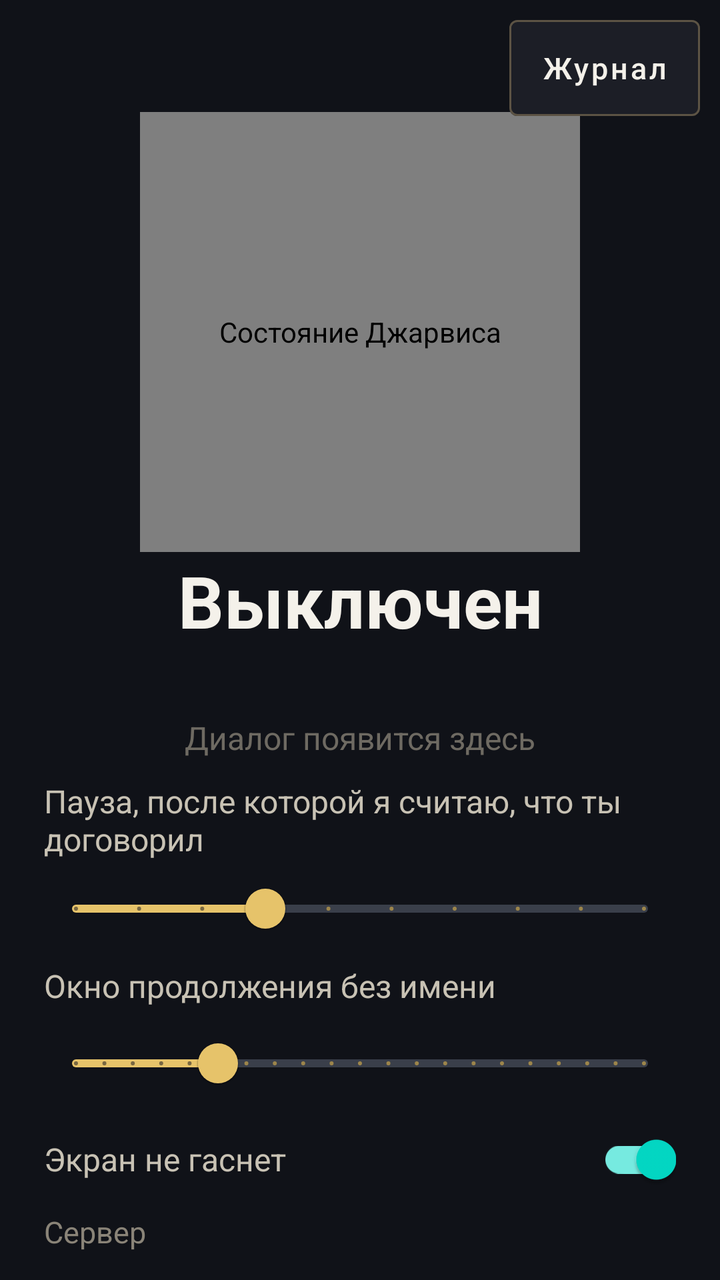
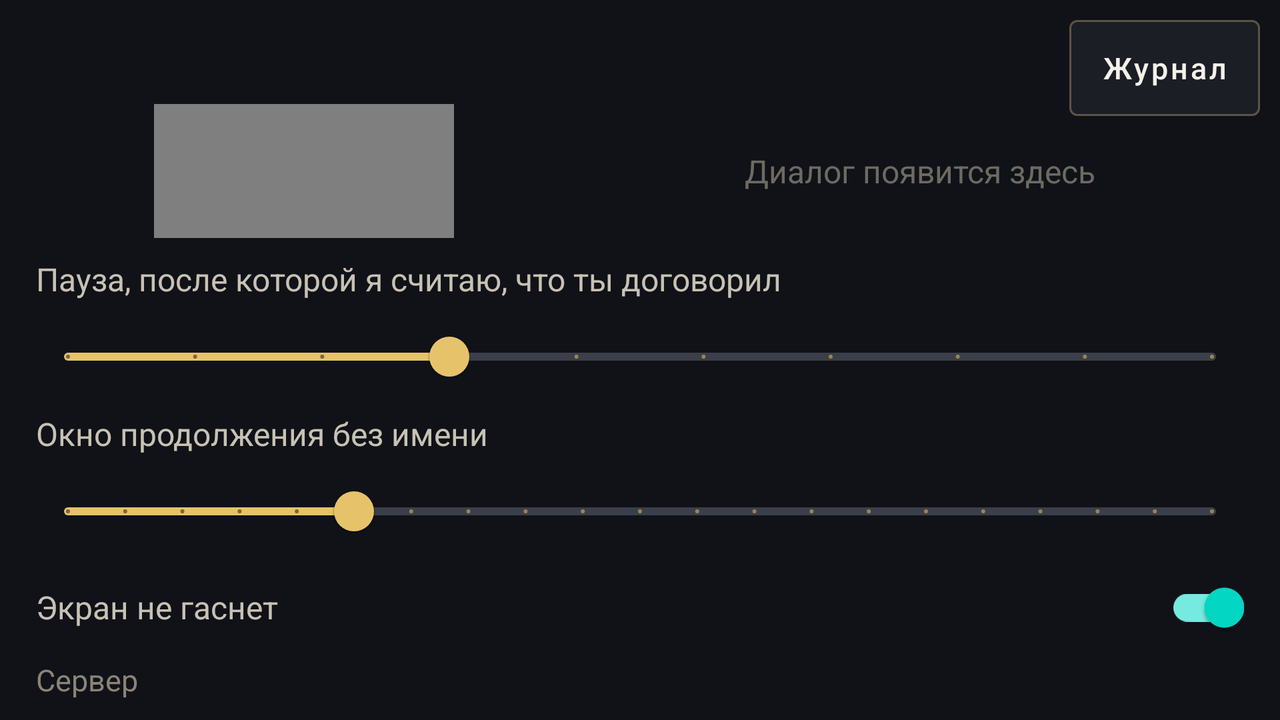

Two renders of one Android screen. The first uses the default layout on a phone; the second uses the alternative layout the repository ships for a different screen configuration, on a matching device. The two XML files are below.
<!-- AndroidManifest.xml: application theme Theme.JarvisTablet -->
<!-- res/layout/activity_main.xml -->
<?xml version="1.0" encoding="utf-8"?>
<FrameLayout xmlns:android="http://schemas.android.com/apk/res/android"
    xmlns:app="http://schemas.android.com/apk/res-auto"
    android:id="@+id/root"
    android:layout_width="match_parent"
    android:layout_height="match_parent"
    android:background="#101218"
    android:fitsSystemWindows="true">

    <LinearLayout
        android:id="@+id/userRoot"
        android:layout_width="match_parent"
        android:layout_height="match_parent"
        android:orientation="vertical"
        android:paddingStart="22dp"
        android:paddingTop="@dimen/user_pad_top"
        android:paddingEnd="22dp"
        android:paddingBottom="10dp">

        <ru.jarvis.tablet.OrbView
            android:id="@+id/orb"
            android:layout_width="@dimen/orb_size"
            android:layout_height="@dimen/orb_size"
            android:layout_gravity="center_horizontal"
            android:contentDescription="@string/user_orb" />

        <TextView
            android:id="@+id/userStatus"
            android:layout_width="match_parent"
            android:layout_height="wrap_content"
            android:gravity="center"
            android:text="@string/user_off"
            android:textColor="#F4F1EA"
            android:textSize="@dimen/user_status"
            android:textStyle="bold" />

        <TextView
            android:id="@+id/userCount"
            android:layout_width="match_parent"
            android:layout_height="wrap_content"
            android:gravity="center"
            android:textColor="#E6C36A"
            android:textSize="26sp"
            android:visibility="gone" />

        <TextView
            android:id="@+id/userHint"
            android:layout_width="match_parent"
            android:layout_height="wrap_content"
            android:gravity="center"
            android:textColor="#A39E93"
            android:textSize="16sp" />

        <FrameLayout
            android:layout_width="match_parent"
            android:layout_height="0dp"
            android:layout_marginTop="8dp"
            android:layout_weight="1">

            <ScrollView
                android:id="@+id/historyScroll"
                android:layout_width="match_parent"
                android:layout_height="match_parent"
                android:fillViewport="true">

                <LinearLayout
                    android:id="@+id/historyBox"
                    android:layout_width="match_parent"
                    android:layout_height="wrap_content"
                    android:orientation="vertical"
                    android:paddingTop="6dp"
                    android:paddingBottom="8dp" />
            </ScrollView>

            <TextView
                android:id="@+id/historyEmpty"
                android:layout_width="match_parent"
                android:layout_height="match_parent"
                android:gravity="center"
                android:text="@string/user_empty"
                android:textColor="#6E6A62"
                android:textSize="16sp" />
        </FrameLayout>

        <include
            android:layout_width="match_parent"
            android:layout_height="wrap_content"
            layout="@layout/include_user_tail" />
    </LinearLayout>

    <include
        android:id="@+id/devRoot"
        layout="@layout/include_dev"
        android:layout_width="match_parent"
        android:layout_height="match_parent"
        android:visibility="gone" />

    <com.google.android.material.button.MaterialButton
        android:id="@+id/modeToggle"
        style="@style/Widget.MaterialComponents.Button.OutlinedButton"
        android:layout_width="wrap_content"
        android:layout_height="48dp"
        android:layout_gravity="top|end"
        android:layout_margin="10dp"
        android:insetTop="0dp"
        android:insetBottom="0dp"
        android:minWidth="88dp"
        android:text="@string/mode_dev"
        android:textAllCaps="false"
        android:textColor="#F4F1EA"
        android:textSize="15sp"
        app:backgroundTint="#1C1E26"
        app:strokeColor="#5C5344" />
</FrameLayout>
<!-- res/layout/include_user_tail.xml (included above) -->
<?xml version="1.0" encoding="utf-8"?>
<LinearLayout xmlns:android="http://schemas.android.com/apk/res/android"
    xmlns:app="http://schemas.android.com/apk/res-auto"
    android:layout_width="match_parent"
    android:layout_height="wrap_content"
    android:orientation="vertical"
    android:paddingTop="6dp">

    <LinearLayout
        android:id="@+id/userLogin"
        android:layout_width="match_parent"
        android:layout_height="wrap_content"
        android:orientation="vertical"
        android:paddingBottom="8dp"
        android:visibility="gone">

        <EditText
            android:id="@+id/userUrl"
            android:layout_width="match_parent"
            android:layout_height="wrap_content"
            android:hint="@string/url_hint"
            android:inputType="textUri"
            android:textColor="#F4F1EA"
            android:textColorHint="#777777"
            android:textSize="16sp" />

        <EditText
            android:id="@+id/userPassword"
            android:layout_width="match_parent"
            android:layout_height="wrap_content"
            android:hint="@string/password_hint"
            android:inputType="numberPassword"
            android:textColor="#F4F1EA"
            android:textColorHint="#777777"
            android:textSize="16sp" />

        <Button
            android:id="@+id/userSave"
            android:layout_width="match_parent"
            android:layout_height="wrap_content"
            android:text="@string/save"
            android:textAllCaps="false" />
    </LinearLayout>

    <LinearLayout
        android:layout_width="match_parent"
        android:layout_height="wrap_content"
        android:gravity="center_vertical"
        android:orientation="horizontal">

        <TextView
            android:id="@+id/endpointCaption"
            android:layout_width="0dp"
            android:layout_height="wrap_content"
            android:layout_weight="1"
            android:text="@string/endpoint_caption"
            android:textColor="#C8C2B4"
            android:textSize="16sp" />

        <TextView
            android:id="@+id/endpointValue"
            android:layout_width="wrap_content"
            android:layout_height="wrap_content"
            android:layout_marginStart="12dp"
            android:textColor="#F4F1EA"
            android:textSize="22sp"
            android:textStyle="bold" />
    </LinearLayout>

    <com.google.android.material.slider.Slider
        android:id="@+id/endpointSlider"
        android:layout_width="match_parent"
        android:layout_height="wrap_content"
        android:contentDescription="@string/endpoint_caption"
        android:stepSize="0.5"
        android:value="2.0"
        android:valueFrom="0.5"
        android:valueTo="5.0"
        app:haloColor="#66E6C36A"
        app:labelBehavior="gone"
        app:thumbColor="#E6C36A"
        app:trackColorActive="#E6C36A"
        app:trackColorInactive="#3A3F4A" />

    <LinearLayout
        android:layout_width="match_parent"
        android:layout_height="wrap_content"
        android:gravity="center_vertical"
        android:orientation="horizontal">

        <TextView
            android:id="@+id/convoCaption"
            android:layout_width="0dp"
            android:layout_height="wrap_content"
            android:layout_weight="1"
            android:text="@string/convo_caption"
            android:textColor="#C8C2B4"
            android:textSize="16sp" />

        <TextView
            android:id="@+id/convoValue"
            android:layout_width="wrap_content"
            android:layout_height="wrap_content"
            android:layout_marginStart="12dp"
            android:textColor="#F4F1EA"
            android:textSize="22sp"
            android:textStyle="bold" />
    </LinearLayout>

    <com.google.android.material.slider.Slider
        android:id="@+id/convoSlider"
        android:layout_width="match_parent"
        android:layout_height="wrap_content"
        android:contentDescription="@string/convo_caption"
        android:stepSize="1.0"
        android:value="5.0"
        android:valueFrom="0.0"
        android:valueTo="20.0"
        app:haloColor="#66E6C36A"
        app:labelBehavior="gone"
        app:thumbColor="#E6C36A"
        app:trackColorActive="#E6C36A"
        app:trackColorInactive="#3A3F4A" />

    <com.google.android.material.switchmaterial.SwitchMaterial
        android:id="@+id/keepScreen"
        android:layout_width="match_parent"
        android:layout_height="wrap_content"
        android:checked="true"
        android:minHeight="48dp"
        android:text="@string/keep_screen"
        android:textColor="#C8C2B4"
        android:textSize="16sp" />

    <TextView
        android:id="@+id/serverLink"
        android:layout_width="wrap_content"
        android:layout_height="wrap_content"
        android:paddingTop="2dp"
        android:paddingBottom="4dp"
        android:text="@string/server_link"
        android:textColor="#8A8478"
        android:textSize="15sp" />
</LinearLayout>
<!-- res/layout/include_dev.xml (included above) -->
<?xml version="1.0" encoding="utf-8"?>
<LinearLayout xmlns:android="http://schemas.android.com/apk/res/android"
    android:layout_width="match_parent"
    android:layout_height="match_parent"
    android:background="#101218"
    android:orientation="vertical">

    <LinearLayout
        android:layout_width="match_parent"
        android:layout_height="wrap_content"
        android:background="#1A1C24"
        android:orientation="vertical"
        android:paddingStart="22dp"
        android:paddingTop="18dp"
        android:paddingEnd="120dp"
        android:paddingBottom="10dp">

        <TextView
            android:id="@+id/version"
            android:layout_width="match_parent"
            android:layout_height="wrap_content"
            android:text="@string/version_placeholder"
            android:textColor="#F0C14B"
            android:textSize="26sp"
            android:textStyle="bold" />

        <TextView
            android:id="@+id/status"
            android:layout_width="match_parent"
            android:layout_height="wrap_content"
            android:layout_marginTop="6dp"
            android:text="@string/off"
            android:textColor="#EEEEEE"
            android:textSize="16sp" />
    </LinearLayout>

    <ScrollView
        android:layout_width="match_parent"
        android:layout_height="0dp"
        android:layout_weight="1"
        android:fillViewport="true">

        <LinearLayout
            android:layout_width="match_parent"
            android:layout_height="wrap_content"
            android:orientation="vertical"
            android:padding="22dp">

            <TextView
                android:id="@+id/heard"
                android:layout_width="match_parent"
                android:layout_height="wrap_content"
                android:textColor="#9AD1FF"
                android:textSize="16sp" />

            <TextView
                android:id="@+id/answer"
                android:layout_width="match_parent"
                android:layout_height="wrap_content"
                android:layout_marginTop="8dp"
                android:textColor="#DDDDDD"
                android:textSize="16sp" />

            <Button
                android:id="@+id/toggle"
                android:layout_width="match_parent"
                android:layout_height="wrap_content"
                android:layout_marginTop="16dp"
                android:text="@string/listen_on"
                android:textAllCaps="false" />

            <TextView
                android:layout_width="wrap_content"
                android:layout_height="wrap_content"
                android:layout_marginTop="18dp"
                android:text="@string/log_title"
                android:textColor="#F0C14B"
                android:textSize="15sp" />

            <Button
                android:id="@+id/copyLog"
                android:layout_width="match_parent"
                android:layout_height="wrap_content"
                android:layout_marginTop="6dp"
                android:text="@string/copy_log"
                android:textAllCaps="false" />

            <ScrollView
                android:id="@+id/logScroll"
                android:layout_width="match_parent"
                android:layout_height="220dp"
                android:layout_marginTop="6dp"
                android:background="#121218"
                android:fillViewport="true"
                android:padding="8dp">

                <TextView
                    android:id="@+id/log"
                    android:layout_width="match_parent"
                    android:layout_height="wrap_content"
                    android:fontFamily="monospace"
                    android:text="@string/log_empty"
                    android:textColor="#B8C0CC"
                    android:textSize="12sp" />
            </ScrollView>

            <TextView
                android:layout_width="wrap_content"
                android:layout_height="wrap_content"
                android:layout_marginTop="22dp"
                android:text="@string/settings"
                android:textColor="#F0C14B"
                android:textSize="16sp" />

            <EditText
                android:id="@+id/url"
                android:layout_width="match_parent"
                android:layout_height="wrap_content"
                android:layout_marginTop="8dp"
                android:hint="@string/url_hint"
                android:inputType="textUri"
                android:textColor="#EEEEEE"
                android:textColorHint="#777777" />

            <EditText
                android:id="@+id/password"
                android:layout_width="match_parent"
                android:layout_height="wrap_content"
                android:hint="@string/password_hint"
                android:inputType="numberPassword"
                android:textColor="#EEEEEE"
                android:textColorHint="#777777" />

            <Button
                android:id="@+id/save"
                android:layout_width="match_parent"
                android:layout_height="wrap_content"
                android:text="@string/save"
                android:textAllCaps="false" />

            <Button
                android:id="@+id/battery"
                android:layout_width="match_parent"
                android:layout_height="wrap_content"
                android:layout_marginTop="8dp"
                android:text="@string/battery_btn"
                android:textAllCaps="false" />

            <TextView
                android:layout_width="match_parent"
                android:layout_height="wrap_content"
                android:layout_marginTop="20dp"
                android:text="@string/howto"
                android:textColor="#888888"
                android:textSize="13sp" />
        </LinearLayout>
    </ScrollView>
</LinearLayout>
<!-- resources referenced by this layout -->
<resources>
  <dimen name="orb_size">220dp</dimen>
  <dimen name="user_pad_top">56dp</dimen>
  <dimen name="user_status">36sp</dimen>
  <string name="battery_btn">Не экономить батарею</string>
  <string name="convo_caption">Окно продолжения без имени</string>
  <string name="copy_log">Скопировать журнал</string>
  <string name="endpoint_caption">Пауза, после которой я считаю, что ты договорил</string>
  <string name="howto">Скажите «Джарвис, …» одной фразой. Имя слышит планшет, фразу — сервер. Голое имя без команды — молчит. Пока говорит — «стоп» (без хода) или снова «Джарвис» и новая фраза. После ответа можно без имени, пока открыто окно; если уже начал говорить — дослушаю и после нуля. Кнопка «Экран» — обычный вид. Первая загрузка качает модель слуха (~45 МБ). Уведомление не смахивайте. One UI: Батарея → Не переводить в сон; в недавних — замок.</string>
  <string name="keep_screen">Экран не гаснет</string>
  <string name="listen_on">Слушать</string>
  <string name="log_empty">Пока пусто. Проверка газеты пишет сюда сама, без «Слушать».</string>
  <string name="log_title">Журнал слуха (МСК)</string>
  <string name="mode_dev">Журнал</string>
  <string name="off">Выключен</string>
  <string name="password_hint">Код входа на сайт</string>
  <string name="save">Войти и сохранить</string>
  <string name="server_link">Сервер</string>
  <string name="settings">Сервер</string>
  <string name="url_hint">https://ваш-домен.up.railway.app</string>
  <string name="user_empty">Диалог появится здесь</string>
  <string name="user_off">Выключен</string>
  <string name="user_orb">Состояние Джарвиса</string>
  <string name="version_placeholder">Джарвис …</string>
  <style name="Theme.JarvisTablet" parent="Theme.MaterialComponents.DayNight.NoActionBar">
          <item name="colorPrimary">#F0C14B</item>
          <item name="colorPrimaryVariant">#C9A227</item>
          <item name="colorOnPrimary">#1A1A1F</item>
          <item name="android:statusBarColor">#0F0F13</item>
          <item name="android:navigationBarColor">#0F0F13</item>
          <item name="android:windowBackground">#0F0F13</item>
      </style>
</resources>
<!-- res/layout-land/activity_main.xml (the repository's variant of the layout above) -->
<!-- drawn on the phone turned sideways -->
<?xml version="1.0" encoding="utf-8"?>
<FrameLayout xmlns:android="http://schemas.android.com/apk/res/android"
    xmlns:app="http://schemas.android.com/apk/res-auto"
    android:id="@+id/root"
    android:layout_width="match_parent"
    android:layout_height="match_parent"
    android:background="#101218"
    android:fitsSystemWindows="true">

    <LinearLayout
        android:id="@+id/userRoot"
        android:layout_width="match_parent"
        android:layout_height="match_parent"
        android:orientation="vertical"
        android:paddingStart="18dp"
        android:paddingTop="@dimen/user_pad_top"
        android:paddingEnd="18dp"
        android:paddingBottom="6dp">

        <LinearLayout
            android:layout_width="match_parent"
            android:layout_height="0dp"
            android:layout_weight="1"
            android:orientation="horizontal">

            <LinearLayout
                android:layout_width="280dp"
                android:layout_height="match_parent"
                android:gravity="center_horizontal"
                android:orientation="vertical"
                android:paddingEnd="12dp">

                <ru.jarvis.tablet.OrbView
                    android:id="@+id/orb"
                    android:layout_width="@dimen/orb_size"
                    android:layout_height="@dimen/orb_size"
                    android:contentDescription="@string/user_orb" />

                <TextView
                    android:id="@+id/userStatus"
                    android:layout_width="match_parent"
                    android:layout_height="wrap_content"
                    android:gravity="center"
                    android:text="@string/user_off"
                    android:textColor="#F4F1EA"
                    android:textSize="@dimen/user_status"
                    android:textStyle="bold" />

                <TextView
                    android:id="@+id/userCount"
                    android:layout_width="match_parent"
                    android:layout_height="wrap_content"
                    android:gravity="center"
                    android:textColor="#E6C36A"
                    android:textSize="22sp"
                    android:visibility="gone" />

                <TextView
                    android:id="@+id/userHint"
                    android:layout_width="match_parent"
                    android:layout_height="wrap_content"
                    android:gravity="center"
                    android:textColor="#A39E93"
                    android:textSize="15sp" />
            </LinearLayout>

            <FrameLayout
                android:layout_width="0dp"
                android:layout_height="match_parent"
                android:layout_weight="1">

                <ScrollView
                    android:id="@+id/historyScroll"
                    android:layout_width="match_parent"
                    android:layout_height="match_parent"
                    android:fillViewport="true">

                    <LinearLayout
                        android:id="@+id/historyBox"
                        android:layout_width="match_parent"
                        android:layout_height="wrap_content"
                        android:orientation="vertical"
                        android:paddingTop="4dp"
                        android:paddingBottom="8dp" />
                </ScrollView>

                <TextView
                    android:id="@+id/historyEmpty"
                    android:layout_width="match_parent"
                    android:layout_height="match_parent"
                    android:gravity="center"
                    android:text="@string/user_empty"
                    android:textColor="#6E6A62"
                    android:textSize="16sp" />
            </FrameLayout>
        </LinearLayout>

        <include
            android:layout_width="match_parent"
            android:layout_height="wrap_content"
            layout="@layout/include_user_tail" />
    </LinearLayout>

    <include
        android:id="@+id/devRoot"
        layout="@layout/include_dev"
        android:layout_width="match_parent"
        android:layout_height="match_parent"
        android:visibility="gone" />

    <com.google.android.material.button.MaterialButton
        android:id="@+id/modeToggle"
        style="@style/Widget.MaterialComponents.Button.OutlinedButton"
        android:layout_width="wrap_content"
        android:layout_height="48dp"
        android:layout_gravity="top|end"
        android:layout_margin="10dp"
        android:insetTop="0dp"
        android:insetBottom="0dp"
        android:minWidth="88dp"
        android:text="@string/mode_dev"
        android:textAllCaps="false"
        android:textColor="#F4F1EA"
        android:textSize="15sp"
        app:backgroundTint="#1C1E26"
        app:strokeColor="#5C5344" />
</FrameLayout>
<!-- resources referenced by the variant -->
<!-- as the phone turned sideways resolves them -->
<resources>
  <!-- from res/values-land/ -->
  <dimen name="orb_size">150dp</dimen>
  <!-- from res/values-land/ -->
  <dimen name="user_pad_top">52dp</dimen>
  <!-- from res/values-land/ -->
  <dimen name="user_status">28sp</dimen>
  <string name="battery_btn">Не экономить батарею</string>
  <string name="convo_caption">Окно продолжения без имени</string>
  <string name="copy_log">Скопировать журнал</string>
  <string name="endpoint_caption">Пауза, после которой я считаю, что ты договорил</string>
  <string name="howto">Скажите «Джарвис, …» одной фразой. Имя слышит планшет, фразу — сервер. Голое имя без команды — молчит. Пока говорит — «стоп» (без хода) или снова «Джарвис» и новая фраза. После ответа можно без имени, пока открыто окно; если уже начал говорить — дослушаю и после нуля. Кнопка «Экран» — обычный вид. Первая загрузка качает модель слуха (~45 МБ). Уведомление не смахивайте. One UI: Батарея → Не переводить в сон; в недавних — замок.</string>
  <string name="keep_screen">Экран не гаснет</string>
  <string name="listen_on">Слушать</string>
  <string name="log_empty">Пока пусто. Проверка газеты пишет сюда сама, без «Слушать».</string>
  <string name="log_title">Журнал слуха (МСК)</string>
  <string name="mode_dev">Журнал</string>
  <string name="off">Выключен</string>
  <string name="password_hint">Код входа на сайт</string>
  <string name="save">Войти и сохранить</string>
  <string name="server_link">Сервер</string>
  <string name="settings">Сервер</string>
  <string name="url_hint">https://ваш-домен.up.railway.app</string>
  <string name="user_empty">Диалог появится здесь</string>
  <string name="user_off">Выключен</string>
  <string name="user_orb">Состояние Джарвиса</string>
  <string name="version_placeholder">Джарвис …</string>
  <style name="Theme.JarvisTablet" parent="Theme.MaterialComponents.DayNight.NoActionBar">
          <item name="colorPrimary">#F0C14B</item>
          <item name="colorPrimaryVariant">#C9A227</item>
          <item name="colorOnPrimary">#1A1A1F</item>
          <item name="android:statusBarColor">#0F0F13</item>
          <item name="android:navigationBarColor">#0F0F13</item>
          <item name="android:windowBackground">#0F0F13</item>
      </style>
</resources>
